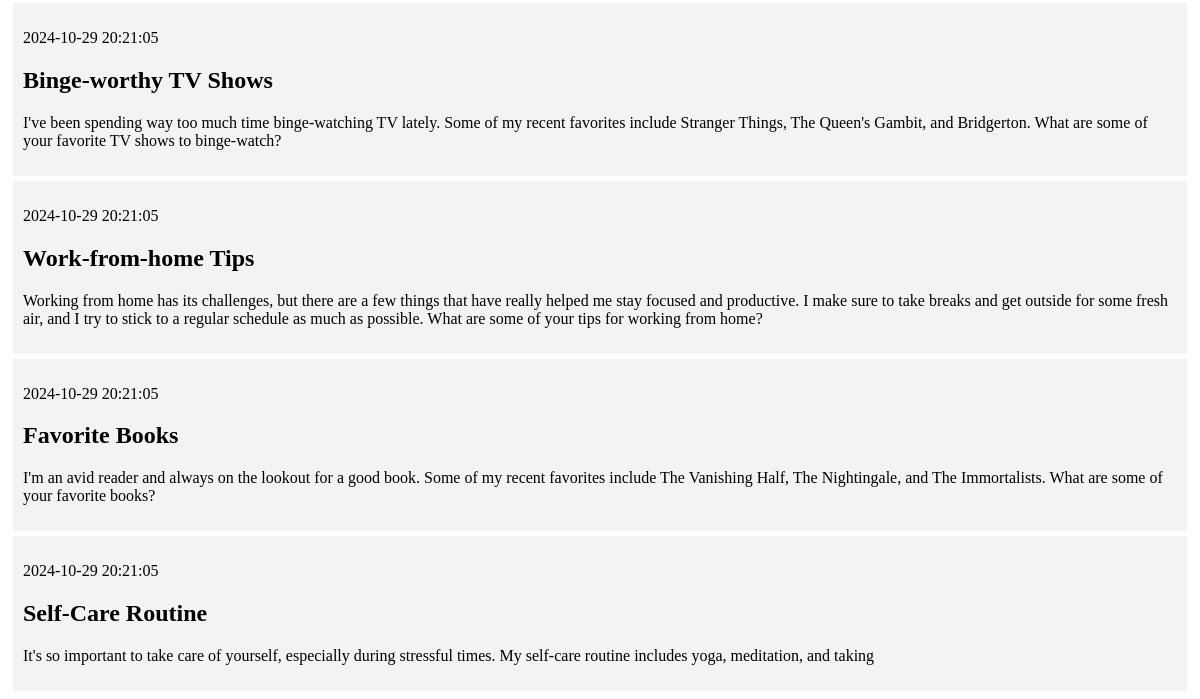
Before: / (lower part) with the older database file.
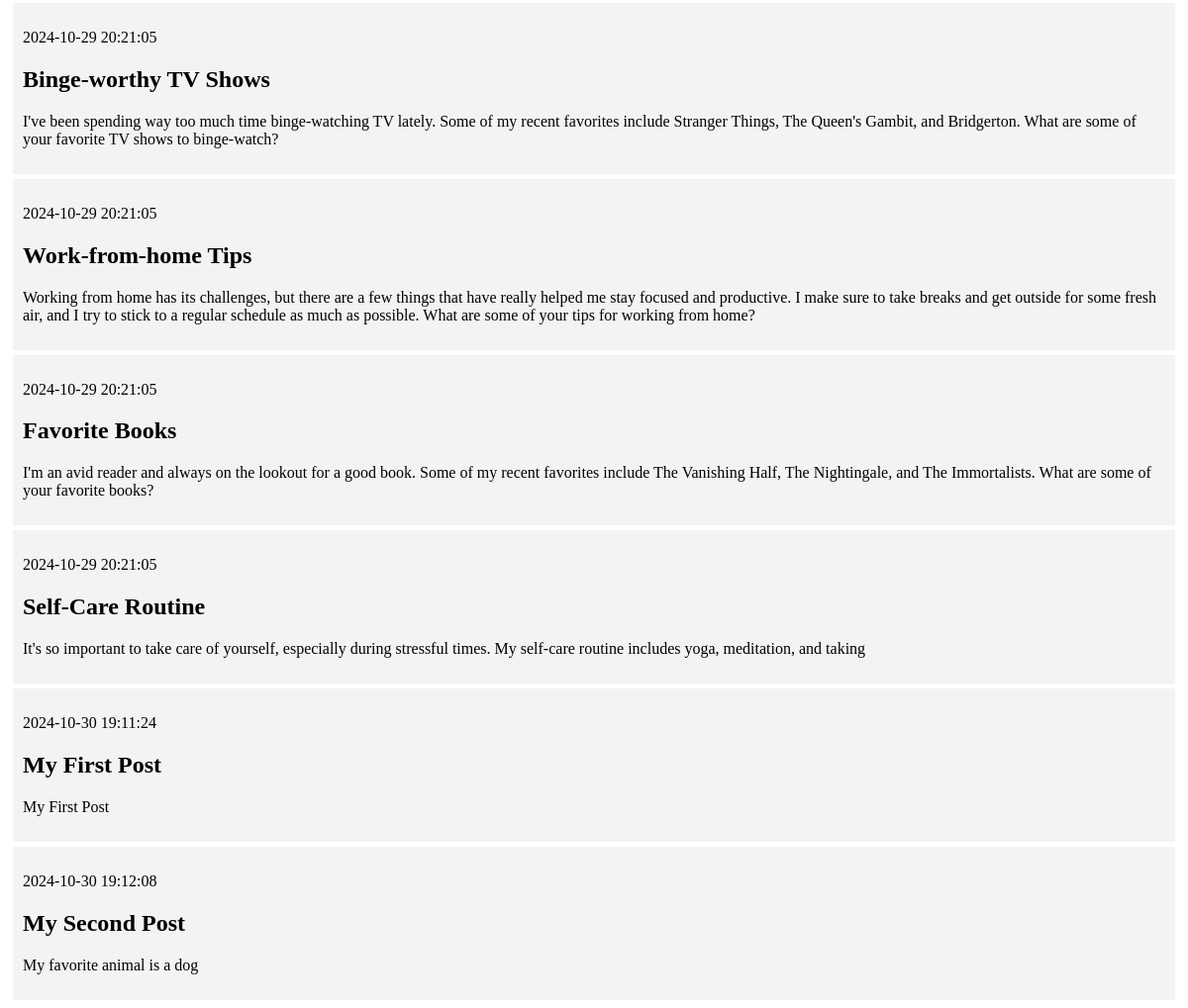
After: the same page with the newer database file.
### tables this page shows
CREATE TABLE posts (
    id INTEGER PRIMARY KEY AUTOINCREMENT,
    created TIMESTAMP NOT NULL DEFAULT CURRENT_TIMESTAMP,
    title TEXT NOT NULL,
    content TEXT NOT NULL
);

### app.py (the view)
@app.route('/')
def index():
    conn = get_db_connection()
    posts = conn.execute('SELECT * FROM posts').fetchall()
    conn.close()
    return render_template('index.html', posts = posts)

### app.py (called while the page is built)
def get_db_connection():
    conn = sqlite3.connect('database.db')
    conn.row_factory = sqlite3.Row
    return conn

### templates/index.html (shortened to what this page needs)
{% extends 'base.html' %}
{% block content %}
    {% for post in posts %}
        <div class='post'>
            <p>{{ post['created'] }}</p>
            <h2>{{ post['title'] }}</h2>
            <p>{{ post['content'] }}</p>
        </div>
    {% endfor %}
{% endblock %}

### templates/base.html (shortened to what this page needs)
<!DOCTYPE html>
<html lang="en">
<head>
</head>
<body>
    <div class="content">
        {% block content %} {% endblock %}
    </div>
</body>
</html>

### templates/base.html (style rules this page uses)
.post { padding: 10px; margin: 5px; background-color: #f3f3f3 }

Changed rows visible on the page:
added posts: created "2024-10-30 19:11:24", title "My First Post", content "My First Post"
added posts: created "2024-10-30 19:12:08", title "My Second Post", content "My favorite animal is a dog"
